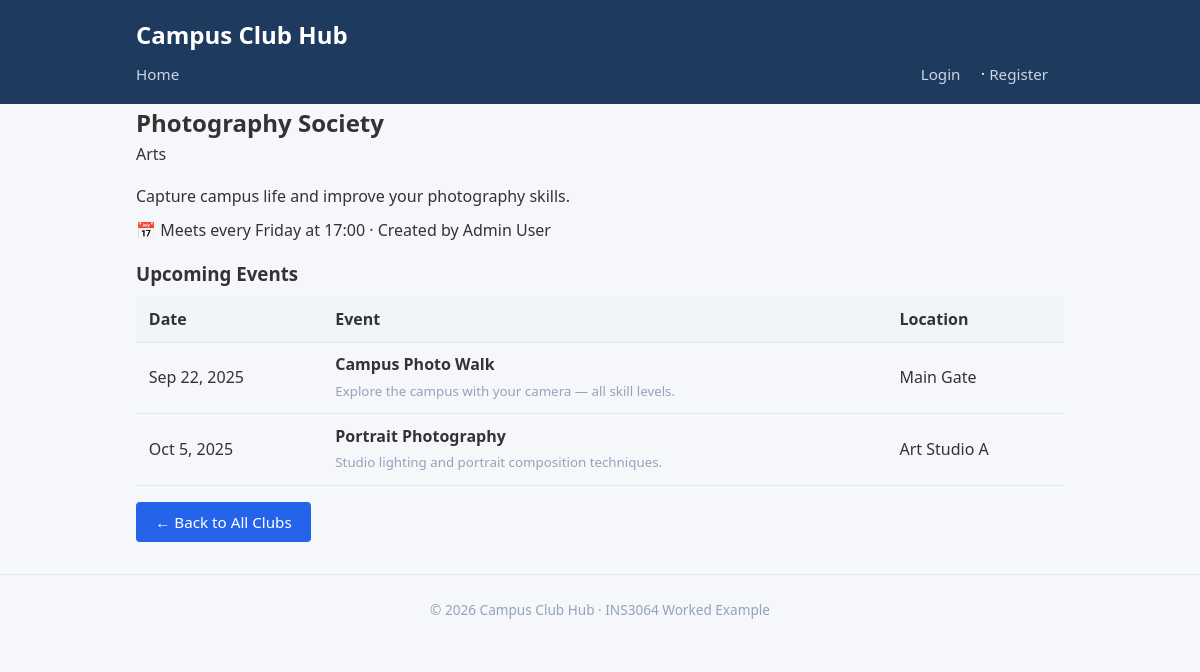
/club_detail.php?id=2, run on the app's committed database.
### tables this page shows
CREATE TABLE clubs (
    id          INT AUTO_INCREMENT PRIMARY KEY,
    name        VARCHAR(150)  NOT NULL,
    description TEXT          NOT NULL,
    category    VARCHAR(100)  NOT NULL DEFAULT 'General',
    meeting_day VARCHAR(20)   DEFAULT NULL,       
    meeting_time VARCHAR(20)  DEFAULT NULL,       
    created_by  INT           DEFAULT NULL,       
    created_at  TIMESTAMP     NOT NULL DEFAULT CURRENT_TIMESTAMP,
    CONSTRAINT fk_clubs_creator
        FOREIGN KEY (created_by) REFERENCES users(id) ON DELETE SET NULL
);

CREATE TABLE users (
    id         INT AUTO_INCREMENT PRIMARY KEY,
    name       VARCHAR(100)  NOT NULL,
    email      VARCHAR(255)  NOT NULL UNIQUE,
    password   VARCHAR(255)  NOT NULL,           
    role       ENUM('student', 'admin') NOT NULL DEFAULT 'student',
    created_at TIMESTAMP     NOT NULL DEFAULT CURRENT_TIMESTAMP
);

CREATE TABLE events (
    id          INT AUTO_INCREMENT PRIMARY KEY,
    club_id     INT           NOT NULL,
    title       VARCHAR(200)  NOT NULL,
    description TEXT          NOT NULL,
    event_date  DATE          NOT NULL,
    location    VARCHAR(200)  DEFAULT NULL,
    created_at  TIMESTAMP     NOT NULL DEFAULT CURRENT_TIMESTAMP,
    CONSTRAINT fk_events_club
        FOREIGN KEY (club_id) REFERENCES clubs(id) ON DELETE CASCADE
);

### club_detail.php (the view, shortened to what this page needs)
<?php
require_once __DIR__ . '/includes/header.php';
$id = (int) ($_GET['id'] ?? 0);
try {
    $pdo  = getDB();
    $stmt = $pdo->prepare(
        'SELECT c.*, u.name AS creator_name
         FROM clubs c
         LEFT JOIN users u ON c.created_by = u.id
         WHERE c.id = ?'
    );
    $stmt->execute([$id]);
    $club = $stmt->fetch();
} catch (PDOException $e) {
    echo '<div class="alert alert-error">Database error: '
         . htmlspecialchars($e->getMessage(), ENT_QUOTES, 'UTF-8')
         . '</div>';
    $club = false;
}
try {
    $stmt = $pdo->prepare(
        'SELECT * FROM events
         WHERE club_id = ?
         ORDER BY event_date ASC'
    );
    $stmt->execute([$id]);
    $events = $stmt->fetchAll();
} catch (PDOException $e) {
    $events = [];
}
?>
<h2><?= htmlspecialchars($club['name'], ENT_QUOTES, 'UTF-8') ?></h2>
<span class="badge">
    <?= htmlspecialchars($club['category'], ENT_QUOTES, 'UTF-8') ?>
</span>
<p class="mt-2">
    <?= nl2br(htmlspecialchars($club['description'], ENT_QUOTES, 'UTF-8')) ?>
</p>
<div class="meta mt-1 mb-2">
    <?php if ($club['meeting_day'] && $club['meeting_time']): ?>
        📅 Meets every
        <?= htmlspecialchars($club['meeting_day'], ENT_QUOTES, 'UTF-8') ?>
        at <?= htmlspecialchars($club['meeting_time'], ENT_QUOTES, 'UTF-8') ?>
    <?php endif; ?>
    <?php if ($club['creator_name']): ?>
        &middot; Created by
        <?= htmlspecialchars($club['creator_name'], ENT_QUOTES, 'UTF-8') ?>
    <?php endif; ?>
</div>
<h3 class="mt-2 mb-1">Upcoming Events</h3>
<?php if (empty($events)): ?>
    <p class="text-muted">No upcoming events scheduled.</p>
<?php else: ?>
    <table>
        <thead>
            <tr>
                <th>Date</th>
                <th>Event</th>
                <th>Location</th>
            </tr>
        </thead>
        <tbody>
            <?php foreach ($events as $event): ?>
                <tr>
                    <td>
                        <?= date('M j, Y', strtotime($event['event_date'])) ?>
                    </td>
                    <td>
                        <strong>
                            <?= htmlspecialchars($event['title'], ENT_QUOTES, 'UTF-8') ?>
                        </strong>
                        <br>
                        <small class="text-muted">
                            <?= htmlspecialchars($event['description'], ENT_QUOTES, 'UTF-8') ?>
                        </small>
                    </td>
                    <td>
                        <?= htmlspecialchars($event['location'] ?? 'TBA', ENT_QUOTES, 'UTF-8') ?>
                    </td>
                </tr>
            <?php endforeach; ?>
        </tbody>
    </table>
<?php endif; ?>
<p class="mt-2">
    <a href="index.php" class="btn btn-primary">&larr; Back to All Clubs</a>
</p>
<?php require_once __DIR__ . '/includes/footer.php'; ?>

### style.css (style rules this page uses)
*, *::before, *::after { box-sizing: border-box; margin: 0; padding: 0; }
body { font-family: 'Segoe UI', Tahoma, Geneva, Verdana, sans-serif; line-height: 1.6; color: #333; background-color: #f5f7fa; }
a { color: #2563eb; text-decoration: none; }
.btn { display: inline-block; padding: 0.5rem 1.2rem; border: none; border-radius: 4px; font-size: 0.95rem; cursor: pointer; text-align: center; }
.btn-primary { background-color: #2563eb; color: #fff; }
table { width: 100%; border-collapse: collapse; margin-bottom: 1rem; }
th, td { text-align: left; padding: 0.6rem 0.8rem; border-bottom: 1px solid #e2e8f0; }
th { background-color: #f1f5f9; font-weight: 600; }
.text-muted { color: #94a3b8; }
.mt-1 { margin-top: 0.5rem; }
.mt-2 { margin-top: 1rem; }
.mb-1 { margin-bottom: 0.5rem; }
.mb-2 { margin-bottom: 1rem; }

### data on the page
clubs: name "Photography Society", category "Arts", description "Capture campus life and improve your photography skills.", meeting_day "Friday", meeting_time "17:00", created_by.name "Admin User"
events: event_date "Sep 22, 2025", title "Campus Photo Walk", description "Explore the campus with your camera — all skill levels.", location "Main Gate"
events: event_date "Oct 5, 2025", title "Portrait Photography", description "Studio lighting and portrait composition techniques.", location "Art Studio A"

### other printed values
APP_NAME "Campus Club Hub"
